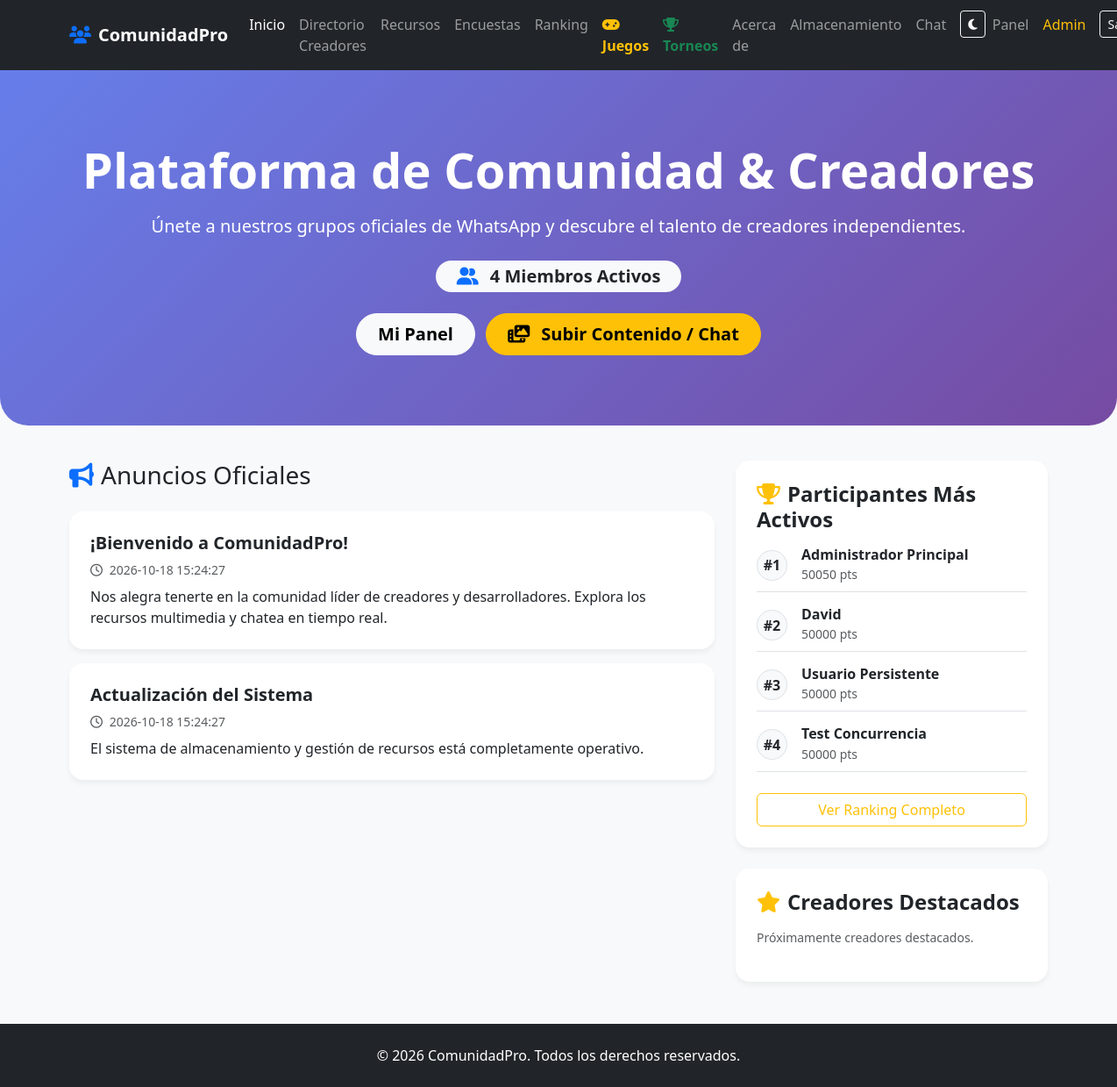
/ (signed in), run on the app's committed database.
### tables this page shows
CREATE TABLE anuncios (
            id INTEGER PRIMARY KEY AUTOINCREMENT,
            titulo TEXT NOT NULL,
            contenido TEXT NOT NULL,
            archivo TEXT,
            creado_en TIMESTAMP DEFAULT CURRENT_TIMESTAMP
        );

CREATE TABLE usuarios (
            id INTEGER PRIMARY KEY AUTOINCREMENT,
            nombre TEXT NOT NULL,
            email TEXT UNIQUE NOT NULL,
            password TEXT NOT NULL,
            rol TEXT DEFAULT 'miembro', -- 'admin', 'moderador', 'creador', 'miembro'
            estado TEXT DEFAULT 'activo', -- 'activo', 'suspendido'
            puntos_contribucion INTEGER DEFAULT 0,
            nivel_maximo INTEGER DEFAULT 1,
            creado_en TIMESTAMP DEFAULT CURRENT_TIMESTAMP
        );

### gestor_comunidad.py (the view)
@app.route('/')
def index():
    conn = get_db_connection()
    conn.row_factory = sqlite3.Row
    c = conn.cursor()
    c.execute("SELECT * FROM anuncios ORDER BY creado_en DESC LIMIT 5")
    anuncios = c.fetchall()
    c.execute("SELECT * FROM creadores WHERE estado_aprobacion = 'aprobado'")
    creadores_destacados = c.fetchall()
    c.execute("SELECT COUNT(*) FROM usuarios")
    total_miembros = c.fetchone()[0]
    c.execute("SELECT id, nombre, puntos_contribucion FROM usuarios ORDER BY puntos_contribucion DESC LIMIT 5")
    ranking = c.fetchall()
    c.execute("SELECT * FROM encuestas WHERE activa = 1 ORDER BY creado_en DESC LIMIT 1")
    encuesta_activa = c.fetchone()
    opciones = []
    if encuesta_activa:
        c.execute("SELECT * FROM opciones_encuesta WHERE encuesta_id = ?", (encuesta_activa['id'],))
        opciones = c.fetchall()
    conn.close()
    return render_template('community_index.html', usuario=get_current_user(), anuncios=anuncios, creadores=creadores_destacados, total_miembros=total_miembros, ranking=ranking, encuesta_activa=encuesta_activa, opciones=opciones)

### gestor_comunidad.py (called while the page is built)
def get_db_connection():
    conn = sqlite3.connect(DB_PATH, timeout=30.0)
    conn.row_factory = sqlite3.Row
    try:
        conn.execute("PRAGMA journal_mode=WAL;")
        conn.execute("PRAGMA synchronous=NORMAL;")
    except Exception:
        pass
    return conn

@app.context_processor
def inject_config():
    try:
        conn = get_db_connection()
        conn.row_factory = sqlite3.Row
        rows = conn.execute("SELECT clave, valor FROM configuracion_plataforma").fetchall()
        conn.close()
        cfg = {row['clave']: row['valor'] for row in rows}
    except Exception:
        cfg = {
            "titulo_plataforma": "ComunidadPro",
            "color_principal": "#667eea",
            "color_secundario": "#764ba2",
            "mensaje_bienvenida": "Únete a nuestros grupos oficiales y descubre talento de creadores independientes.",
            "footer_texto": "ComunidadPro - Todos los derechos reservados 2026",
            "modo_juegos_activo": "1"
        }
    return dict(cfg=cfg)

def get_current_user():
    if "user_id" in session:
        conn = get_db_connection()
        conn.row_factory = sqlite3.Row
        c = conn.cursor()
        c.execute("SELECT * FROM usuarios WHERE id = ?", (session["user_id"],))
        user = c.fetchone()
        conn.close()
        if user:
            return dict(user)
    return None

### templates/community_index.html (shortened to what this page needs)
<!DOCTYPE html>
<html lang="es">
<head>
    <link href="https://cdn.jsdelivr.net/npm/bootstrap@5.3.0/dist/css/bootstrap.min.css" rel="stylesheet">
    <link rel="stylesheet" href="https://cdnjs.cloudflare.com/ajax/libs/font-awesome/6.4.0/css/all.min.css">
</head>
<body>
    <nav class="navbar navbar-expand-lg navbar-dark bg-dark">
        <div class="container">
            <a class="navbar-brand fw-bold" href="{{ url_for('index') }}"><i class="fas fa-users text-primary me-2"></i>ComunidadPro</a>
            <div class="collapse navbar-collapse" id="navbarNav">
                <ul class="navbar-nav ms-auto">
                    <li class="nav-item"><a class="nav-link active" href="{{ url_for('index') }}">Inicio</a></li>
                    <li class="nav-item"><a class="nav-link" href="{{ url_for('creadores') }}">Directorio Creadores</a></li>
                    <li class="nav-item"><a class="nav-link" href="{{ url_for('recursos') }}">Recursos</a></li>
                    <li class="nav-item"><a class="nav-link" href="{{ url_for('encuestas_vista') }}">Encuestas</a></li>
                    <li class="nav-item"><a class="nav-link" href="{{ url_for('ranking_comunidad') }}">Ranking</a></li>
                    <li class="nav-item"><a class="nav-link text-warning fw-bold" href="{{ url_for('zona_juegos') }}"><i class="fas fa-gamepad me-1"></i> Juegos</a></li>
                    <li class="nav-item"><a class="nav-link text-success fw-bold" href="{{ url_for('torneos_publicos') }}"><i class="fas fa-trophy me-1"></i> Torneos</a></li>
                    <li class="nav-item"><a class="nav-link" href="{{ url_for('about') }}">Acerca de</a></li>
                    <li class="nav-item"><a class="nav-link" href="{{ url_for('almacenamiento_vista') }}">Almacenamiento</a></li>
                    <li class="nav-item"><a class="nav-link" href="{{ url_for('chat_comunidad_vista') }}">Chat</a></li>
                    <li class="nav-item">
                        <button class="btn btn-outline-light btn-sm ms-2 mt-1" onclick="toggleTheme()" title="Cambiar Tema"><i class="fas fa-moon" id="themeIcon"></i></button>
                    </li>
                    {% if usuario %}
                        <li class="nav-item"><a class="nav-link" href="{{ url_for('dashboard') }}">Panel</a></li>
                        {% if usuario.rol == 'admin' %}
                            <li class="nav-item"><a class="nav-link text-warning" href="{{ url_for('admin_panel') }}">Admin</a></li>
                        {% endif %}
                        <li class="nav-item"><a class="btn btn-outline-light btn-sm ms-2 mt-1" href="{{ url_for('logout') }}">Salir</a></li>
                    {% else %}
                        <li class="nav-item"><a class="nav-link" href="{{ url_for('login') }}">Iniciar Sesión</a></li>
                        <li class="nav-item"><a class="btn btn-primary btn-sm ms-2 mt-1" href="{{ url_for('register') }}">Registrarse</a></li>
                    {% endif %}
                </ul>
            </div>
        </div>
    </nav>
    <div class="hero text-center">
        <div class="container">
            <h1 class="display-4 fw-bold">Plataforma de Comunidad & Creadores</h1>
            <p class="lead mt-3">Únete a nuestros grupos oficiales de WhatsApp y descubre el talento de creadores independientes.</p>
            <div class="mt-4">
                <span class="badge bg-light text-dark fs-5 px-4 py-2 rounded-pill"><i class="fas fa-user-friends me-2 text-primary"></i> {{ total_miembros }} Miembros Activos</span>
            </div>
            {% if not usuario %}
                <div class="mt-4">
                    <a href="{{ url_for('register') }}" class="btn btn-light btn-lg fw-bold px-5 rounded-pill me-2">Únete Ahora</a>
                    <a href="{{ url_for('creadores') }}" class="btn btn-outline-light btn-lg px-4 rounded-pill">Ver Creadores</a>
                </div>
            {% else %}
                <div class="mt-4">
                    <a href="{{ url_for('dashboard') }}" class="btn btn-light btn-lg fw-bold px-4 rounded-pill me-2">Mi Panel</a>
                    <a href="{{ url_for('chat_comunidad_vista') }}" class="btn btn-warning btn-lg fw-bold px-4 rounded-pill"><i class="fas fa-photo-video me-2"></i> Subir Contenido / Chat</a>
                </div>
            {% endif %}
        </div>
    </div>
    <div class="container mb-5">
        <div class="row">
            <div class="col-lg-8">
                <h3 class="mb-4"><i class="fas fa-bullhorn text-primary me-2"></i>Anuncios Oficiales</h3>
                {% if anuncios %}
                    {% for anuncio in anuncios %}
                        <div class="card mb-3 p-4">
                            <h5 class="fw-bold text-dark">{{ anuncio.titulo }}</h5>
                            <p class="text-muted small mb-2"><i class="far fa-clock me-1"></i> {{ anuncio.creado_en }}</p>
                            <p class="mb-0">{{ anuncio.contenido }}</p>
                        </div>
                    {% endfor %}
                {% else %}
                    <div class="card p-4 text-center text-muted">No hay anuncios publicados por el momento.</div>
                {% endif %}
            </div>
            <div class="col-lg-4">
                <div class="card p-4 bg-white mb-4">
                    <h4 class="fw-bold mb-3"><i class="fas fa-trophy text-warning me-2"></i>Participantes Más Activos</h4>
                    {% if ranking %}
                        {% for r in ranking %}
                            <div class="d-flex align-items-center justify-content-between mb-3 pb-2 border-bottom">
                                <div class="d-flex align-items-center">
                                    <div class="bg-light text-dark fw-bold rounded-circle d-flex align-items-center justify-content-center me-3 border" style="width: 35px; height: 35px;">
                                        #{{ loop.index }}
                                    </div>
                                    <div>
                                        <h6 class="mb-0 fw-bold">{{ r.nombre }}</h6>
                                        <small class="text-muted">{{ r.puntos_contribucion }} pts</small>
                                    </div>
                                </div>
                            </div>
                        {% endfor %}
                        <a href="{{ url_for('ranking_comunidad') }}" class="btn btn-outline-warning w-100 mt-2">Ver Ranking Completo</a>
                    {% else %}
                        <p class="text-muted small">Aún no hay puntos registrados.</p>
                    {% endif %}
                </div>
                <div class="card p-4 bg-white">
                    <h4 class="fw-bold mb-3"><i class="fas fa-star text-warning me-2"></i>Creadores Destacados</h4>
                    {% if creadores %}
                        {% for c in creadores[:3] %}
                            <div class="d-flex align-items-center mb-3 pb-3 border-bottom">
                                <div class="bg-primary text-white rounded-circle d-flex align-items-center justify-content-center fw-bold me-3" style="width: 45px; height: 45px;">
                                    {{ c.nombre_artistico[0]|upper }}
                                </div>
                                <div>
                                    <h6 class="mb-0 fw-bold">{{ c.nombre_artistico }}</h6>
                                    <span class="badge bg-secondary small">{{ c.categoria }}</span>
                                </div>
                            </div>
                        {% endfor %}
                        <a href="{{ url_for('creadores') }}" class="btn btn-outline-primary w-100 mt-2">Ver Directorio Completo</a>
                    {% else %}
                        <p class="text-muted small">Próximamente creadores destacados.</p>
                    {% endif %}
                </div>
            </div>
        </div>
    </div>
    <footer class="bg-dark text-white text-center py-4 mt-5">
        <div class="container">
            <p class="mb-0">&copy; 2026 ComunidadPro. Todos los derechos reservados.</p>
        </div>
    </footer>
    </body>
</html>

### templates/community_index.html (style rules this page uses)
body { background-color: #f8f9fa; font-family: 'Segoe UI', Tahoma, Geneva, Verdana, sans-serif; }
.hero { background: linear-gradient(135deg, #667eea 0%, #764ba2 100%); color: white; padding: 80px 0; border-radius: 0 0 2rem 2rem; margin-bottom: 40px; }
.card { border: none; border-radius: 1rem; box-shadow: 0 4px 6px rgba(0,0,0,0.05); }

### data on the page
anuncios: titulo "¡Bienvenido a ComunidadPro!", creado_en "2026-10-18 15:24:27", contenido "Nos alegra tenerte en la comunidad líder de creadores y desarrolladores. Explora los recursos multimedia y chatea en tiempo real."
anuncios: titulo "Actualización del Sistema", creado_en "2026-10-18 15:24:27", contenido "El sistema de almacenamiento y gestión de recursos está completamente operativo."
usuarios: nombre "Administrador Principal", puntos_contribucion "50050"
usuarios: nombre "David", puntos_contribucion "50000"
usuarios: nombre "Usuario Persistente", puntos_contribucion "50000"
usuarios: nombre "Test Concurrencia", puntos_contribucion "50000"

### other printed values
{{ total_miembros }} "4"
